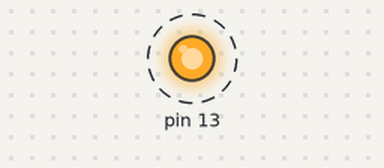
Bench run of a program on a simulated Arduino Nano, built with avr-gcc and run on an emulated ATmega328P. Parts: output pins drawn as LEDs (lit = HIGH). Dashed ring = blinking.

Above: at 0.5 s.
Timing chart, 0 to 4.6 s (numbered marks = the images above):
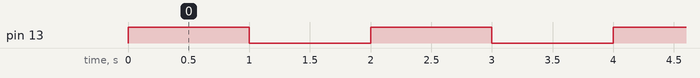

The program:

main.cpp
```cpp
// (licence header left out)
/*********************************************************************************************************
*                                               <File description>
*
* Filename	: Filename
* Version	: Module version
* Programmer(s) : Programmer initial(s)
**********************************************************************************************************
*  Note(s):
*
*
*
*********************************************************************************************************/

/*********************************************************************************************************
 *
 * \file		${file_name}
 * \brief		Descripcion del modulo
 * \date		${date}
 * \author		Nicolas Ferragamo nferragamo@frba.utn.edu.ar
 * \version
*********************************************************************************************************/

/*********************************************************************************************************
 *** INCLUDES
*********************************************************************************************************/

#include <Arduino.h>
#include <util/delay.h>

/*********************************************************************************************************
 *** DEFINES PRIVADOS AL MODULO
*********************************************************************************************************/

/*********************************************************************************************************
 *** MACROS PRIVADAS AL MODULO
*********************************************************************************************************/
#define SET_PIN(PORT,PIN) (PORT|= 1<<PIN)
#define CLEAR_PIN(PORT,PIN) (PORT&=~(1<<PIN))
#define IS_CLEAR_PIN(PORT,PIN) (((PORT>>PIN)&0x01)==0 ? 1 :0)
#define IS_SET_PIN(PORT,PIN) (((PORT>>PIN)&0x01)==1 ? 1 :0)

// ejemplo si quiere usar una macro para cada botón
#define Boton1 ((PINC>>PC0)&0x01)

/*********************************************************************************************************
 *** TIPOS DE DATOS PRIVADOS AL MODULO
*********************************************************************************************************/

/*********************************************************************************************************
 *** TABLAS PRIVADAS AL MODULO
*********************************************************************************************************/


/*********************************************************************************************************
 *** VARIABLES GLOBALES PUBLICAS
 *   se escriben en CamelCase y están precedidas por la identificación del
 *   módulo seguida de un _
 *   ej: MEM_POOL  Mem_PoolHeap;
*********************************************************************************************************/


/*********************************************************************************************************
 *** VARIABLES GLOBALES PRIVADAS AL MODULO
 *   se declaran con static y se escriben en CamelCase y están precedidas por la
 *   identificación del módulo seguida de un _ y usan _ para separar las palabras
 *   cuando tienen nombres compuestos
 *   ej: static MEM_POOL  Mem_Pool_Heap;
*********************************************************************************************************/


/*********************************************************************************************************
 *** PROTOTIPO DE FUNCIONES PRIVADAS AL MODULO
 * se declaran como estaticas y se escriben en CamelCase, están precedidas por la
 * identificación del módulo seguida de un _. No se decaran en el .h
 * ej static void Clk_DateTimer(parametros)
*********************************************************************************************************/


/*********************************************************************************************************
 *** FUNCIONES PRIVADAS AL MODULO
*********************************************************************************************************/


/*********************************************************************************************************
 *** FUNCIONES GLOBALES AL MODULO
*********************************************************************************************************/

/**
	\fn  		Nombre de la Funcion
	\brief 		Descripcion
 	\author 	Nombre
 	\date 		${date}
 	\param [in] 	parametros de entrada
 	\param [out] 	parametros de salida
	\return tipo 	y descripcion de retorno
*/


/*

Respetar este pin out.

PC0 -> BOTON 1
PB5 -> LED 1

*/

/*
** The main function. Application starts here.
*/
int main (void)
{
  DDRB  |= 0x1 << PB5;
  DDRC  &= ~(0x01);
  PORTC |= 0x01;

  //! aca se escriben las inicializasiones

  while(1)
  {
   //! aca se escribe el programa principal
   SET_PIN(PORTB,PB5);
   _delay_ms(1000);
    CLEAR_PIN(PORTB,PB5);
   _delay_ms(1000);
  }

  return 0;
}

/*********************************************************************************************************
** end of file
*********************************************************************************************************/
```

Measured:
- by itself, pin 13: alternates HIGH for 1.0 s and LOW for 1.0 s
